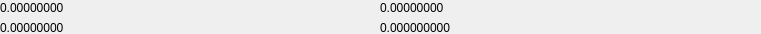
        <widget class="QWidget" name="widget" native="true">
            <property name="geometry">
                <rect>
                    <x>10</x>
                    <y>0</y>
                    <width>761</width>
                    <height>34</height>
                </rect>
            </property>
            <widget class="QLabel" name="Bid">
                <property name="geometry">
                    <rect>
                        <x>0</x>
                        <y>0</y>
                        <width>240</width>
                        <height>16</height>
                    </rect>
                </property>
                <property name="minimumSize">
                    <size>
                        <width>140</width>
                        <height>0</height>
                    </size>
                </property>
                <property name="text">
                    <string>0.00000000</string>
                </property>
            </widget>
            <widget class="QLabel" name="Ask">
                <property name="geometry">
                    <rect>
                        <x>0</x>
                        <y>20</y>
                        <width>240</width>
                        <height>16</height>
                    </rect>
                </property>
                <property name="minimumSize">
                    <size>
                        <width>160</width>
                        <height>0</height>
                    </size>
                </property>
                <property name="text">
                    <string>0.00000000</string>
                </property>
            </widget>
            <widget class="QLabel" name="volumet">
                <property name="geometry">
                    <rect>
                        <x>380</x>
                        <y>20</y>
                        <width>240</width>
                        <height>16</height>
                    </rect>
                </property>
                <property name="minimumSize">
                    <size>
                        <width>201</width>
                        <height>0</height>
                    </size>
                </property>
                <property name="text">
                    <string>0.000000000</string>
                </property>
            </widget>
            <widget class="QLabel" name="volumebtc">
                <property name="geometry">
                    <rect>
                        <x>380</x>
                        <y>0</y>
                        <width>240</width>
                        <height>16</height>
                    </rect>
                </property>
                <property name="minimumSize">
                    <size>
                        <width>160</width>
                        <height>0</height>
                    </size>
                </property>
                <property name="text">
                    <string>0.00000000</string>
                </property>
            </widget>
        </widget>
